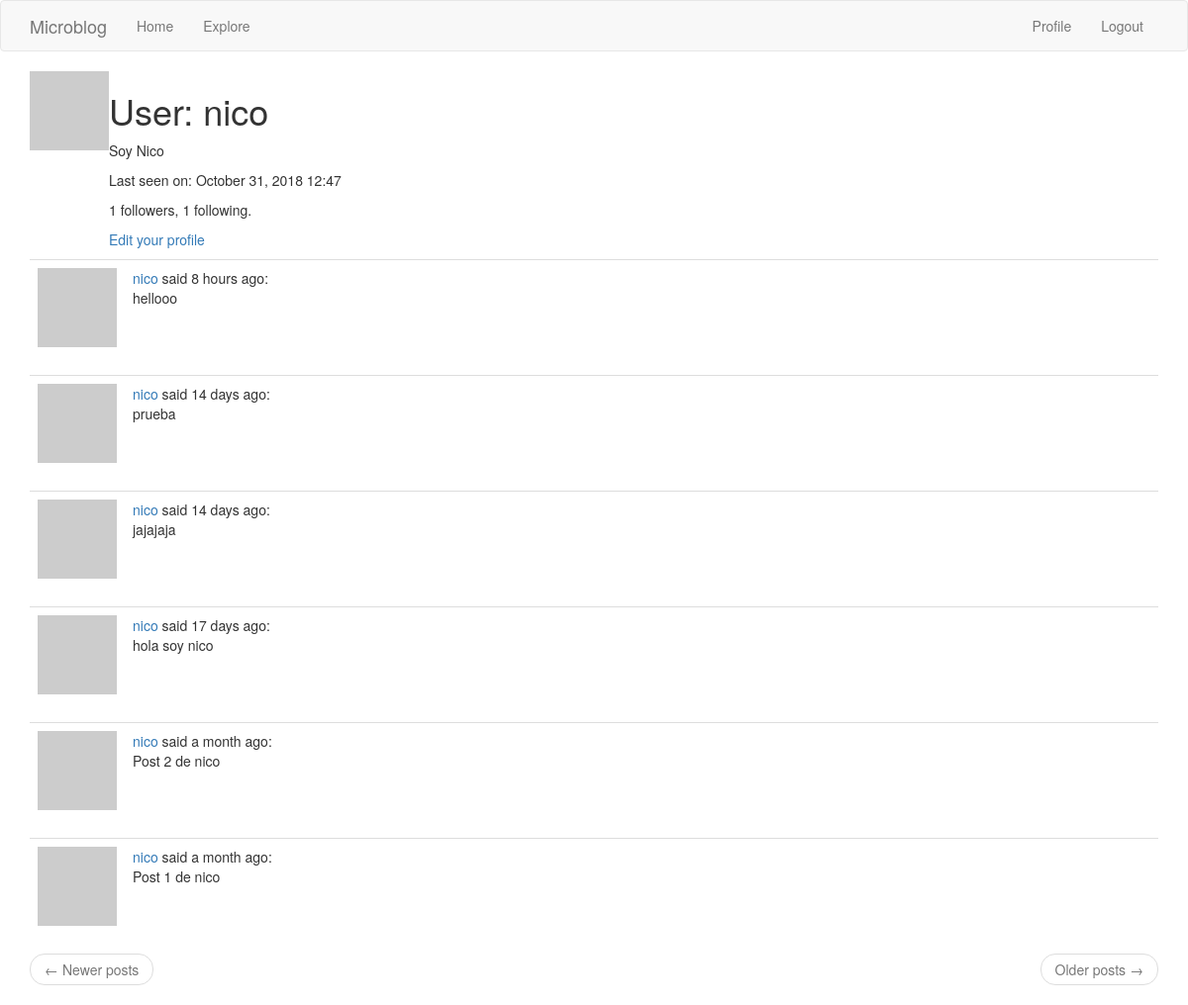
The page /user/nico (signed in) on the database its author committed.
### app/models.py (models this page shows, shortened)
class User(UserMixin, db.Model):
    id = db.Column(db.Integer, primary_key=True)
    username = db.Column(db.String(64), index=True, unique=True)
    email = db.Column(db.String(120), index=True, unique=True)
    password_hash = db.Column(db.String(128))
    posts = db.relationship('Post', backref='author', lazy='dynamic')
    about_me = db.Column(db.String(140))
    last_seen = db.Column(db.DateTime, default=datetime.utcnow)
    followed = db.relationship(
        'User', secondary=followers,
        primaryjoin=(followers.c.follower_id == id),
        secondaryjoin=(followers.c.followed_id == id),
        backref=db.backref('followers', lazy='dynamic'), lazy='dynamic')
    def avatar(self, size):
        digest = md5(self.email.lower().encode('utf-8')).hexdigest()
        return 'https://www.gravatar.com/avatar/{}?d=identicon&s={}'.format(
            digest, size)

class Post(db.Model):
    id = db.Column(db.Integer, primary_key=True)
    body = db.Column(db.String(140))
    timestamp = db.Column(db.DateTime, index=True, default=datetime.utcnow)
    user_id = db.Column(db.Integer, db.ForeignKey('user.id'))
    language = db.Column(db.String(5))

### app/routes.py (the view)
@app.route('/user/<username>')
@login_required
def user(username):
    user = User.query.filter_by(username=username).first_or_404()
    page = request.args.get('page', 1, type=int)
    posts = user.posts.order_by(Post.timestamp.desc()).paginate(
        page, app.config['POSTS_PER_PAGE'], False)
    next_url = url_for('user', username=user.username, page=posts.next_num) \
        if posts.has_next else None
    prev_url = url_for('user', username=user.username, page=posts.prev_num) \
        if posts.has_prev else None
    return render_template('user.html', user=user, posts=posts.items,
                            next_url=next_url, prev_url=prev_url)

### app/models.py (called while the page is built)
@login.user_loader
def load_user(id):
    return User.query.get(int(id))

### app/routes.py (called while the page is built)
@app.before_request
def before_request():
    if current_user.is_authenticated:
        current_user.last_seen = datetime.utcnow()
        db.session.commit()
    g.locale = str(get_locale())

### app/templates/user.html
{% extends "base.html" %}
{% block app_content %}
    <table>
        <tr valign="top">
            <td><img src="{{ user.avatar(128) }}"></td>
            <td>
                <h1>{{ _('User') }}: {{ user.username }}</h1>
                {% if user.about_me %}<p>{{ user.about_me }}</p>{% endif %}
                {% if user.last_seen %}
                <p>{{ _('Last seen on') }}: {{ moment(user.last_seen).format("MMMM D, YYYY HH:mm") }}</p>
                {% endif %}
                <p>{{ user.followers.count() }} {{ _('followers') }}, {{ user.followed.count() }} {{ _('following') }}.</p>
                {% if user == current_user %}
                <p><a href="{{ url_for('edit_profile') }}">{{ _('Edit your profile') }}</a></p>
                {% elif not current_user.is_following(user) %}
                <p><a href="{{ url_for('follow', username=user.username) }}">{{ _('Follow') }}</a></p>
                {% else %}
                <p><a href="{{ url_for('unfollow', username=user.username) }}">{{ _('Unfollow') }}</a></p>
                {% endif %}
            </td>
        </tr>
    </table>
    {% for post in posts %}
        {% include '_post.html' %}
    {% endfor %}
    <nav aria-label="...">
        <ul class="pager">
            <li class="previous{% if not prev_url %} disabled{% endif %}">
                <a href="{{ prev_url or '#' }}">
                    <span aria-hidden="true">&larr;</span> {{ _('Newer posts') }}
                </a>
            </li>
            <li class="next{% if not next_url %} disabled{% endif %}">
                <a href="{{ next_url or '#' }}">
                    {{ _('Older posts') }} <span aria-hidden="true">&rarr;</span>
                </a>
            </li>
        </ul>
    </nav>
{% endblock %}

### app/templates/_post.html (shortened to what this page needs)
    <table class="table table-hover">
        <tr>
            <td width="70px">
                <a href="{{ url_for('user', username=post.author.username) }}">
                    <img src="{{ post.author.avatar(70) }}">
                </a>
            </td>
            <td>
                {{ _('%(username)s said %(when)s:',
                    username=user_link, when=moment(post.timestamp).fromNow()) }}
                 <br>
                 {{ post.body }}
            </td>
        </tr>
    </table>

### rows shown on the page
User: username "nico", about_me "Soy Nico", last_seen "October 31, 2018 12:47"
Post: body "hellooo"
Post: body "prueba"
Post: body "jajajaja"
Post: body "hola soy nico"
Post: body "Post 2 de nico"
Post: body "Post 1 de nico"

### other values the page prints
{{ user.followers.count() }} "1"
{{ user.followed.count() }} "1"
